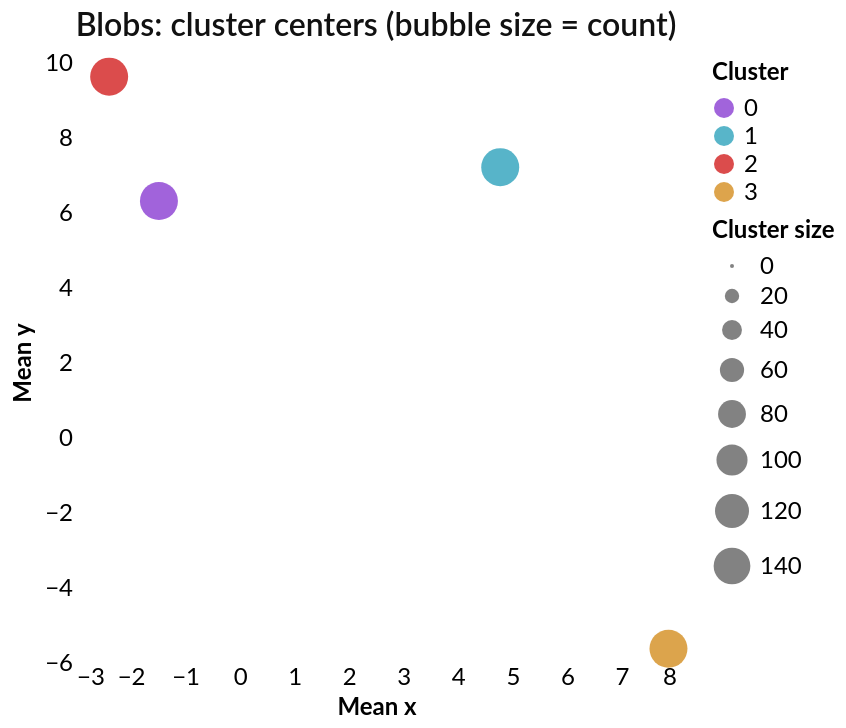

This figure's notebook cell:
### Code cell
# -------------------------
# 3) Bubble chart: mean x/y per cluster, size by cluster count
# -------------------------
bubble = (
    alt.Chart(df_blobs)
    .transform_aggregate(
        mean_x="mean(x)",
        mean_y="mean(y)",
        n="count()",
        groupby=["cluster"]
    )
    .mark_circle()
    .encode(
        x=alt.X("mean_x:Q", title="Mean x"),
        y=alt.Y("mean_y:Q", title="Mean y"),
        size=alt.Size("n:Q", title="Cluster size"),
        color=alt.Color("cluster:N", title="Cluster"),
        tooltip=["cluster:N", alt.Tooltip("n:Q", title="Count"),
                 alt.Tooltip("mean_x:Q", title="Mean x", format=".3f"),
                 alt.Tooltip("mean_y:Q", title="Mean y", format=".3f")]
    )
    .properties(title={"text": "Blobs: cluster centers (bubble size = count)", "anchor": "middle"})
)

bubble

### Figure 1 — Vega-Lite specification as saved in the notebook (floating-point values rounded to 4 significant figures; data arrays with more than 128 entries replaced by an {"elided": "..."} marker saying what was removed)
{"config": {"background": "white", "view": {"fill": "white", "stroke": "transparent"}, "font": "Lato", "title": {"font": "Lato", "fontSize": 16, "fontWeight": 600, "color": "#111111", "subtitleColor": "#5E17A6", "anchor": "middle"}, "axis": {"labelFont": "Lato", "titleFont": "Lato", "labelFontSize": 12, "titleFontSize": 12, "grid": false, "ticks": false, "domain": false, "gridColor": "#e9e9e9", "tickColor": "#cccccc", "domainColor": "#cccccc"}, "legend": {"labelFont": "Lato", "titleFont": "Lato", "labelFontSize": 12, "titleFontSize": 12}, "point": {"filled": true, "size": 60}, "line": {"strokeWidth": 2}, "range": {"category": ["#7922CC", "#1195B2", "#CC0000", "#CE7E00", "#5E17A6", "#0E7C93", "#9E0000", "#A86600", "#3F1D5C", "#1F6F5B", "#8C4A00"]}}, "data": {"name": "data-4b3fcaed5d3854c8e5d89a77e128b29d"}, "mark": {"type": "circle"}, "encoding": {"color": {"field": "cluster", "title": "Cluster", "type": "nominal"}, "size": {"field": "n", "title": "Cluster size", "type": "quantitative"}, "tooltip": [{"field": "cluster", "type": "nominal"}, {"field": "n", "title": "Count", "type": "quantitative"}, {"field": "mean_x", "format": ".3f", "title": "Mean x", "type": "quantitative"}, {"field": "mean_y", "format": ".3f", "title": "Mean y", "type": "quantitative"}], "x": {"field": "mean_x", "title": "Mean x", "type": "quantitative"}, "y": {"field": "mean_y", "title": "Mean y", "type": "quantitative"}}, "title": {"text": "Blobs: cluster centers (bubble size = count)", "anchor": "middle"}, "transform": [{"aggregate": [{"op": "mean", "field": "x", "as": "mean_x"}, {"op": "mean", "field": "y", "as": "mean_y"}, {"op": "count", "as": "n"}], "groupby": ["cluster"]}], "$schema": "https://vega.github.io/schema/vega-lite/v5.20.1.json", "datasets": {"data-4b3fcaed5d3854c8e5d89a77e128b29d": {"elided": "600 records"}}}
